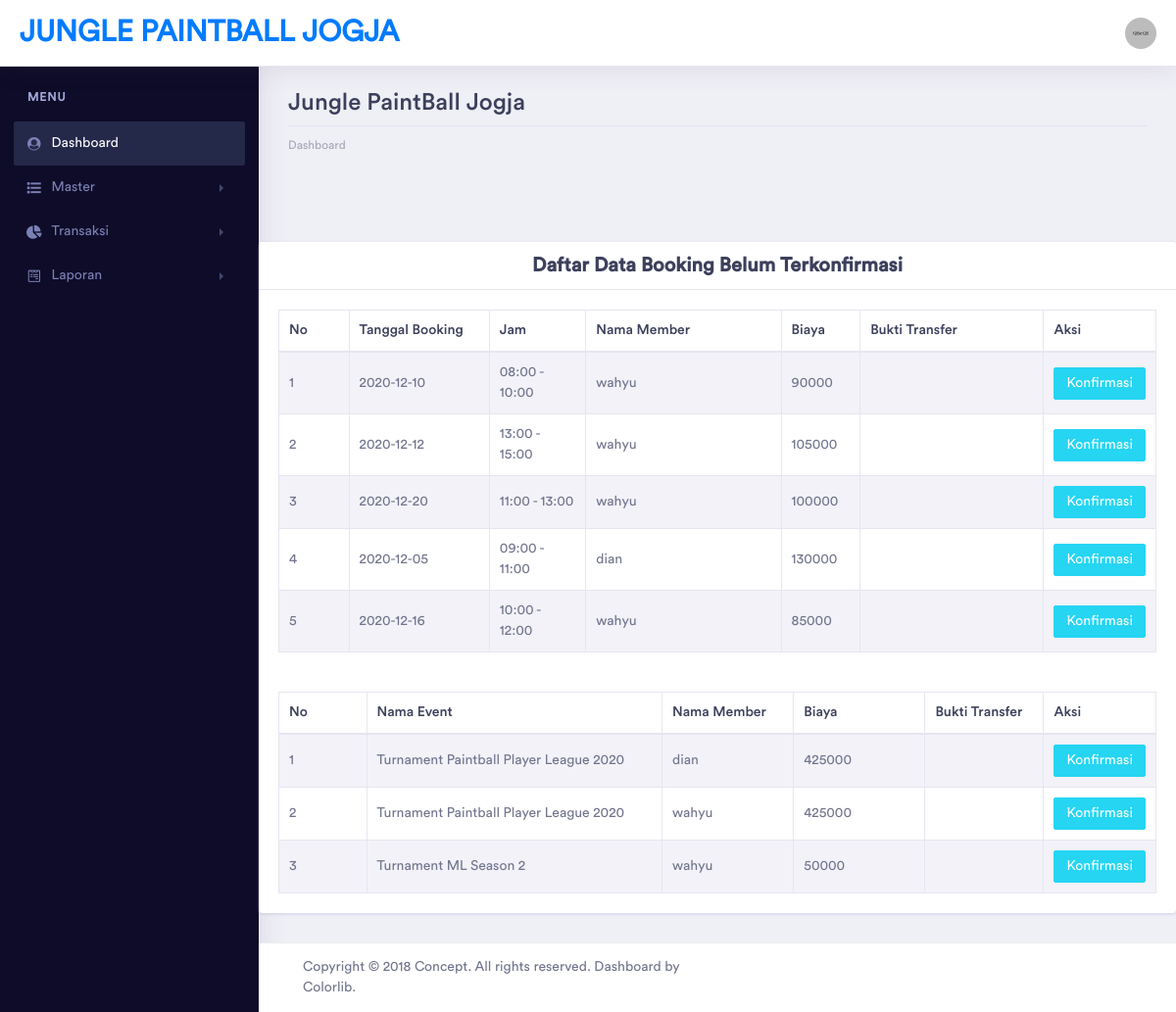
/admin/index.php (signed in), run on the app's committed database.
### tables this page shows
CREATE TABLE `booking` (
  `kode_booking` varchar(10) NOT NULL,
  `jenis_booking` varchar(10) NOT NULL,
  `tgl_booking` date DEFAULT NULL,
  `kode_jadwal` varchar(10) DEFAULT NULL,
  `kode_member` varchar(10) NOT NULL,
  `biaya` int(11) NOT NULL,
  `bayar` int(11) DEFAULT NULL,
  `kembali` int(11) DEFAULT NULL,
  `konfirmasi` varchar(10) NOT NULL,
  `nama_file` varchar(100) DEFAULT NULL
);

CREATE TABLE `jadwal` (
  `kode_jadwal` varchar(10) NOT NULL,
  `jam` time NOT NULL,
  `rentang` varchar(20) NOT NULL
);

CREATE TABLE `member` (
  `kode_member` varchar(10) NOT NULL,
  `nama_member` varchar(50) NOT NULL,
  `email` varchar(50) NOT NULL,
  `username` varchar(50) NOT NULL,
  `pass` varchar(50) NOT NULL,
  `pass_awal` varchar(50) NOT NULL
);

CREATE TABLE `detail_booking` (
  `kode_detail_booking` varchar(10) NOT NULL,
  `kode_booking` varchar(10) NOT NULL,
  `kode_event` varchar(10) DEFAULT NULL,
  `kode_subPaket` varchar(10) DEFAULT NULL
);

CREATE TABLE `event` (
  `kode_event` varchar(10) NOT NULL,
  `nama_event` varchar(50) NOT NULL,
  `biaya_daftar` int(11) NOT NULL,
  `tgl_buka` date NOT NULL,
  `tgl_tutup` date NOT NULL,
  `tgl_start_play` date NOT NULL,
  `tgl_end_play` date NOT NULL,
  `jam_play` time NOT NULL,
  `jam_end` time NOT NULL,
  `info` varchar(100) NOT NULL,
  `hadiah` int(11) NOT NULL,
  `status` varchar(5) NOT NULL
);

### admin/index.php (the view, shortened to what this page needs)
<?php
    include ("../koneksi/koneksi.php");
?>
<!DOCTYPE html>
<html lang="en">
<head>
    <link rel="stylesheet" href="../assets/vendor/bootstrap/css/bootstrap.min.css">
    <link href="../assets/vendor/fonts/circular-std/style.css" rel="stylesheet">
    <link rel="stylesheet" href="../assets/libs/css/style.css">
    <link rel="stylesheet" href="../assets/vendor/fonts/fontawesome/css/fontawesome-all.css">
    <link rel="stylesheet" href="../assets/vendor/charts/chartist-bundle/chartist.css">
    <link rel="stylesheet" href="../assets/vendor/charts/morris-bundle/morris.css">
    <link rel="stylesheet" href="../assets/vendor/fonts/material-design-iconic-font/css/materialdesignicons.min.css">
    <link rel="stylesheet" href="../assets/vendor/charts/c3charts/c3.css">
    <link rel="stylesheet" href="../assets/vendor/fonts/flag-icon-css/flag-icon.min.css">
</head>
<body>
    <div class="dashboard-main-wrapper">
        <div class="dashboard-header">
            <nav class="navbar navbar-expand-lg bg-white fixed-top">
                <a class="navbar-brand" href="../admin/index.php">jungle paintball jogja</a>
                <div class="collapse navbar-collapse " id="navbarSupportedContent">
                    <ul class="navbar-nav ml-auto navbar-right-top">
                        <li class="nav-item dropdown nav-user">
                            <a class="nav-link nav-user-img" href="#" id="navbarDropdownMenuLink2" data-toggle="dropdown" aria-haspopup="true" aria-expanded="false"><img src="../assets/images/avatar-1.jpg" alt="" class="user-avatar-md rounded-circle"></a>
                        </li>
                    </ul>
                </div>
            </nav>
        </div>
        <div class="nav-left-sidebar sidebar-dark">
            <div class="menu-list">
                <nav class="navbar navbar-expand-lg navbar-light">
                    <div class="collapse navbar-collapse" id="navbarNav">
                        <ul class="navbar-nav flex-column">
                            <li class="nav-divider">
                                Menu
                            </li>
                            <li class="nav-item ">
                                <a class="nav-link active" href="../admin/index.php" data-toggle="" aria-expanded="false" data-target="" aria-controls=""><i class="fa fa-fw fa-user-circle"></i>Dashboard</span></a>
                            </li>
                            <li class="nav-item">
                                <a class="nav-link" href="#" data-toggle="collapse" aria-expanded="false" data-target="#submenu-1" aria-controls="submenu-1"><i class="fa fa-fw fa-list"></i>Master</a>
                            </li>
                            <li class="nav-item">
                                <a class="nav-link" href="#" data-toggle="collapse" aria-expanded="false" data-target="#submenu-2" aria-controls="submenu-2"><i class="fas fa-fw fa-chart-pie"></i>Transaksi</a>
                            </li>
                            <li class="nav-item ">
                                <a class="nav-link" href="#" data-toggle="collapse" aria-expanded="false" data-target="#submenu-3" aria-controls="submenu-3"><i class="fab fa-fw fa-wpforms"></i>Laporan</a>
                            </li>
                        </ul>
                    </div>
                </nav>
            </div>
        </div>
        <div class="dashboard-wrapper">
            <div class="dashboard-ecommerce">
                <div class="container-fluid dashboard-content ">
                    <div class="row">
                        <div class="col-xl-12 col-lg-12 col-md-12 col-sm-12 col-12">
                            <div class="page-header">
                                <h2 class="pageheader-title">Jungle PaintBall Jogja</h2>
                                <div class="page-breadcrumb">
                                    <nav aria-label="breadcrumb">
                                        <ol class="breadcrumb">
                                            <li class="breadcrumb-item"><a href="../admin/index.php" class="breadcrumb-link">Dashboard</a></li>
                                        </ol>
                                    </nav>
                                </div>
                            </div>
                        </div>
                    </div>
                </div>
                <div class="row">
                    <div class="col-xl-12 col-lg-12 col-md-12 col-sm-12 col-12">
                        <div class="card">
                            <div class="card-header">
                                <h3 class="m-0 font-weight-bold text-gray-100 text-center">Daftar Data Booking Belum Terkonfirmasi</h3>
                            </div>
                            <div class="card-body">
                                <div class="table-responsive">
                                    <table id="dataTableBiasa" class="table table-striped table-bordered first" style="width:100%">
                                        <thead>
                                            <tr>
                                                <th style="width: 8%">No</th>
                                                <th style="width: 16%">Tanggal Booking</th>
                                                <th style="width: 11%">Jam</th>
                                                <th>Nama Member</th>
                                                <th style="width: 9%">Biaya</th>
                                                <th>Bukti Transfer</th>
                                                <th style="width: 11%">Aksi</th>
                                            </tr>
                                        </thead>
                                        <tbody>
                                            <?php
                                                $sql = mysqli_query($con, "SELECT * FROM `booking`, jadwal, member WHERE booking.kode_jadwal=jadwal.kode_jadwal AND booking.kode_member=member.kode_member AND jenis_booking = 'biasa' AND konfirmasi = 'Belum'");
                                                $no = 1;
                                                while ($tampil = mysqli_fetch_array($sql)) {
                                            ?>
                                                <tr>
                                                    <td><?php echo $no++; ?></td>
                                                    <td><?php echo $tampil['tgl_booking']; ?></td>
                                                    <td><?php echo $tampil['rentang']; ?></td>
                                                    <td><?php echo $tampil['nama_member']; ?></td>
                                                    <td><?php echo $tampil['biaya']; ?></td>
                                                    <td><?php echo $tampil['upload_file']; ?></td>
                                                    <td>
                                                        <a href="../admin/konfirmasi_booking_biasa.php?kode_booking=<?php echo $tampil['kode_booking'] ?>"><button class="btn btn-info btn-sm">Konfirmasi</button></a>
                                                    </td>
                                                </tr>
                                            <?php } ?>
                                        </tbody>
                                    </table>
                                </div>
                            </div>
                            <div class="card-body">
                                <div class="table-responsive">
                                    <table id="example" class="table table-striped table-bordered first" style="width:100%">
                                        <thead>
                                            <tr>
                                                <th style="width: 10%">No</th>
                                                <th>Nama Event</th>
                                                <th style="width: 15%">Nama Member</th>
                                                <th style="width: 15%">Biaya</th>
                                                <th>Bukti Transfer</th>
                                                <th style="width: 11%">Aksi</th>
                                            </tr>
                                        </thead>
                                        <tbody>
                                            <?php
                                                $sql = mysqli_query($con, "SELECT * FROM `detail_booking`, event, booking, member WHERE detail_booking.kode_event=event.kode_event AND booking.kode_booking=detail_booking.kode_booking AND booking.kode_member=member.kode_member AND konfirmasi = 'Belum'");
                                                $no = 1;
                                                while ($tampil = mysqli_fetch_array($sql)) {
                                            ?>
                                                <tr>
                                                    <td><?php echo $no++; ?></td>
                                                    <td><?php echo $tampil['nama_event']; ?></td>
                                                    <td><?php echo $tampil['nama_member']; ?></td>
                                                    <td><?php echo $tampil['biaya']; ?></td>
                                                    <td><?php echo $tampil['upload_file']; ?></td>
                                                    <td>
                                                        <a href="../admin/konfirmasi_booking_event.php?kode_booking=<?php echo $tampil['kode_booking'] ?>"><button class="btn btn-info btn-sm">Konfirmasi</button></a>
                                                    </td>
                                                </tr>
                                            <?php } ?>
                                        </tbody>
                                    </table>
                                </div>
                            </div>
                        </div>
                    </div>
                </div>
            </div>
            <div class="footer">
                <div class="container-fluid">
                    <div class="row">
                        <div class="col-xl-6 col-lg-6 col-md-6 col-sm-12 col-12">
                             Copyright © 2018 Concept. All rights reserved. Dashboard by <a href="https://colorlib.com/wp/">Colorlib</a>.
                        </div>
                    </div>
                </div>
            </div>
        </div>
    </div>
</body>
</html>

### data on the page
booking: tgl_booking "2020-12-10", kode_jadwal.rentang "08:00 - 10:00", kode_member.nama_member "wahyu", biaya "90000"
booking: tgl_booking "2020-12-12", kode_jadwal.rentang "13:00 - 15:00", kode_member.nama_member "wahyu", biaya "105000"
booking: tgl_booking "2020-12-20", kode_jadwal.rentang "11:00 - 13:00", kode_member.nama_member "wahyu", biaya "100000"
booking: tgl_booking "2020-12-05", kode_jadwal.rentang "09:00 - 11:00", kode_member.nama_member "dian", biaya "130000"
booking: tgl_booking "2020-12-16", kode_jadwal.rentang "10:00 - 12:00", kode_member.nama_member "wahyu", biaya "85000"
detail_booking: kode_event.nama_event "Turnament Paintball Player League 2020", member.nama_member "dian", kode_booking.biaya "425000"
detail_booking: kode_event.nama_event "Turnament Paintball Player League 2020", member.nama_member "wahyu", kode_booking.biaya "425000"
detail_booking: kode_event.nama_event "Turnament ML Season 2", member.nama_member "wahyu", kode_booking.biaya "50000"
